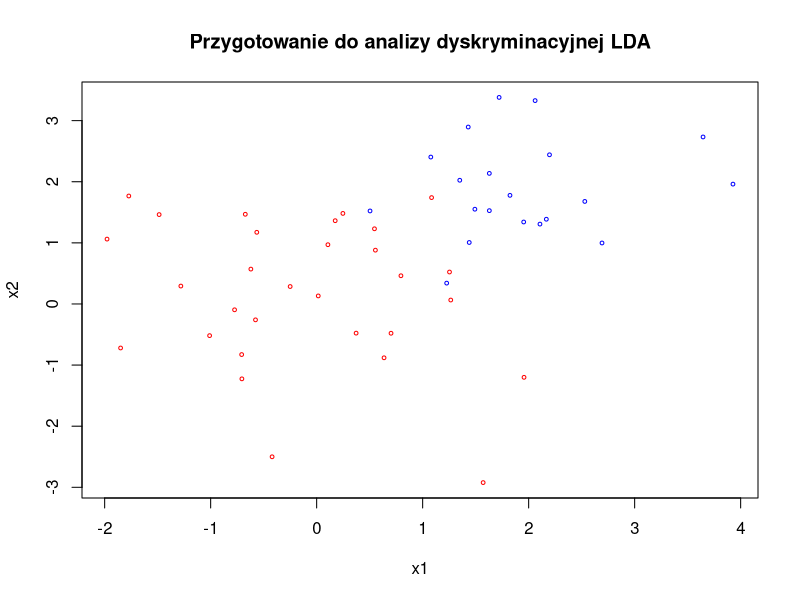
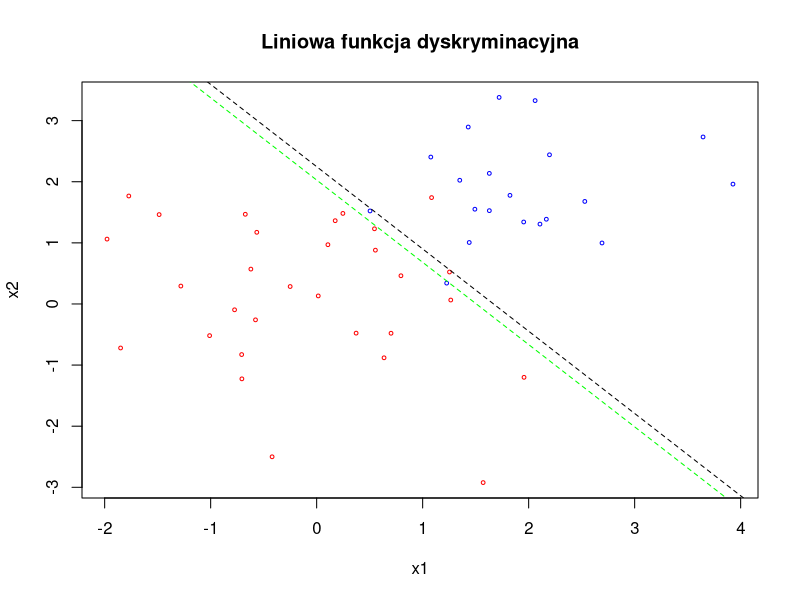
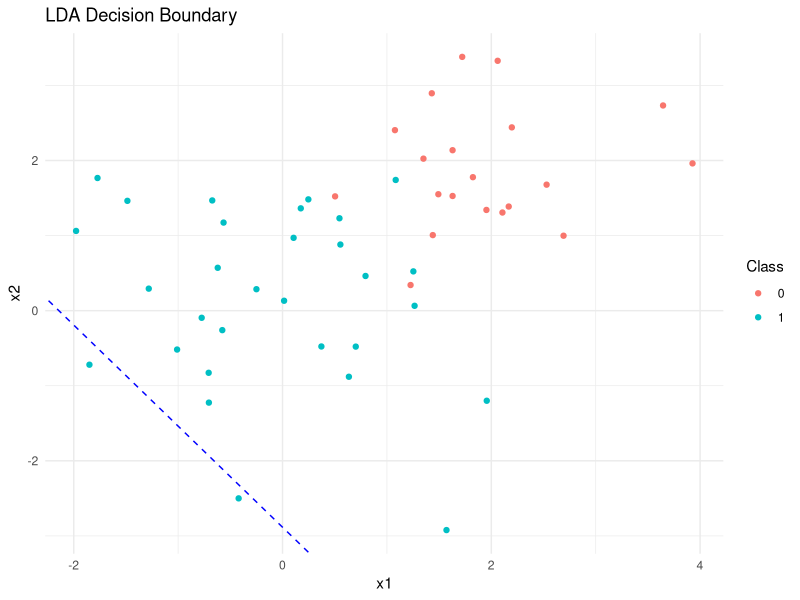

These figures' R source, in order: (Note: this script raises an error after producing the figures.)
#install.packages("MASS")
library(MASS)
k1 = 30 # liczba wektorów w klasie 1
k0 = 20 # liczba wektorów w klasie 0

G1= mvrnorm(k1, mu=c(0,0), Sigma = matrix(c(1, 0.1, 0.1, 1), nrow = 2))
G0 = mvrnorm(k0, mu = c(2,2), Sigma = matrix(c(1, 0.1, 0.1, 1), nrow = 2))
G=rbind(G1, G0)

G

klasa = c(rep(1, k1), rep(0,k0)) # etykiety klas
length(klasa)
#generujemy ramkę danych dla próby uczącej
daneL = data.frame("x1"=G[,1], "x2"=G[,2], "klasa"=klasa)
daneL

#graficzna prezentacja danych
plot(daneL$x1, daneL$x2, type = "n", xlab = "x1", ylab = "x2", main = "Przygotowanie do analizy dyskryminacyjnej LDA")
points(daneL$x1[daneL$klasa==1], daneL$x2[daneL$klasa==1], col = "red", cex = 0.5)
points(daneL$x1[daneL$klasa==0], daneL$x2[daneL$klasa==0], col = "blue", cex = 0.5)

#obliczamy stosowane estymatory macierzy kowariancji 
S1 = cov(G[daneL$klasa == 1,1:2])
S0 = cov(G[daneL$klasa == 0,1:2])
S = 1/(k1+k0-2)*((k1-1)*S1 + (k0-1)*S0)
S

#obliczamy średnie w klasach
mu1 = c(mean(G[daneL$klasa == 1,1]), mean(G[daneL$klasa == 1,2]))
mu1
mu11 = apply(daneL[daneL$klasa == 1,1:2],2, mean)

mu0 = c(mean(G[daneL$klasa == 0,1]), mean(G[daneL$klasa == 0,2]))
mu0
mu00 = apply(daneL[daneL$klasa == 0,1:2], 2, mean)
mu00

#funkacja predykcji przy założeniu równych prawdopodobieństw apriori dla klas
predykcja = function(x) {
  # Calculate the discriminant score
  dd = t(x - 0.5 * (mu1 + mu0)) %*% solve(S) %*% (mu1 - mu0)
  
  # Return the predicted class based on the score
  if (dd >= 0) {
    return(1)  # Class 1
  } else {
    return(0)  # Class 0
  }
}

# Test the prediction function with an example input
example_point = c(-1, -0.2)  # Change this to test different points
predykcja(example_point)

# funkcja predykcji przy założeniu różnych prawdopodobieństw apriori dla klas
predykcja2 = function(x){
  
  dd = t(x-0.5*(mu1+mu0))%*%solve(S)%*%(mu1-mu0)+log((k1/(k1+k0))/(k0/(k1+k0)))
  if (dd>=0){
    return(1)
  }
  else{
    return(0)
  }
}

pred = apply(daneL[,1:2], 1, predykcja)
pred
acc = length(klasa[klasa == pred]) / length(klasa)
acc

pred2 = apply(daneL[,1:2], 1, predykcja2)
pred2
acc2 = length(klasa[klasa == pred2]) / length(klasa)
acc2

poprawka = log((k1/(k1+k0))/(k0/(k1+k0)))

daneL$pred=pred
head(daneL)

w = solve(S)%*%(mu1 - mu0)
w
s = -0.5*(t(mu1+mu0)%*%w)
s
plot(daneL$x1, daneL$x2, type = "n", xlab = "x1", ylab = "x2", main = "Liniowa funkcja dyskryminacyjna")
points(daneL$x1[daneL$klasa == 1], daneL$x2[daneL$klasa == 1], col = "red", cex = 0.5)
points(daneL$x1[daneL$klasa == 0], daneL$x2[daneL$klasa == 0], col = "blue", cex = 0.5)
abline(-s/w[2], -w[1]/w[2], col='black', lty=2)
abline(-(s-poprawka)/w[2], -w[1]/w[2], col='green', lty=2)

# ---------------------------------------------------------------------------

# Zadanie 3
install.packages("ggplot2")
library(ggplot2)

# Fit the LDA model
lda_model <- lda(klasa ~ x1 + x2, data = daneL)

# Print LDA result
print(lda_model)

# Plot the data with LDA decision boundary
plot_lda <- function(model, data) {
  # Extract linear discriminants and the mean vectors
  means <- model$means
  slope <- -model$scaling[1] / model$scaling[2]
  intercept <- means[1,] %*% model$scaling
  
  # Create ggplot
  p <- ggplot(data, aes(x = x1, y = x2, color = as.factor(klasa))) +
    geom_point() +
    geom_abline(intercept = intercept, slope = slope, color = 'blue', linetype = "dashed") +
    labs(title = "LDA Decision Boundary", x = "x1", y = "x2", color = "Class") +
    theme_minimal()
  
  return(p)
}

# Plot LDA result
plot_lda(lda_model, daneL)

# ---------------------------------------------------------------------------

# Zadanie 4

# Load the iris dataset
data(iris)

# Filter for Setosa and Virginica
iris_subset <- subset(iris, Species %in% c("setosa", "virginica"))

# Use Sepal.Length and Sepal.Width, and convert Species to a factor
iris_subset <- iris_subset[, c("Sepal.Length", "Sepal.Width", "Species")]
iris_subset$Species <- factor(iris_subset$Species)

# Split into training (first 25 for each class) and test sets
train_set <- rbind(iris_subset[1:25, ], iris_subset[76:100, ])
test_set <- rbind(iris_subset[26:50, ], iris_subset[101:150, ])

# Fit LDA on the training set
lda_iris <- lda(Species ~ Sepal.Length + Sepal.Width, data = train_set)

# Print LDA result
print(lda_iris)

# Test the LDA model on the test set
predictions <- predict(lda_iris, newdata = test_set)

# Print predictions and compare with actual values
table(predictions$class, test_set$Species)

# Plot the decision boundary for the iris data
plot_lda(lda_iris, iris_subset)

# Extract linear discriminants and the mean vectors
means <- lda_iris$means
slope <- -lda_iris$scaling[1] / lda_iris$scaling[2]
intercept <- means[1,] %*% lda_iris$scaling

# Create ggplot
p <- ggplot(iris_subset, aes(x = Sepal.Length, y = Sepal.Width, color = as.factor(Species))) +
  geom_point() +
  geom_abline(intercept = intercept, slope = slope, color = 'blue', linetype = "dashed") +
  labs(title = "LDA Decision Boundary", x = "x1", y = "x2", color = "Class") +
  theme_minimal()

p
